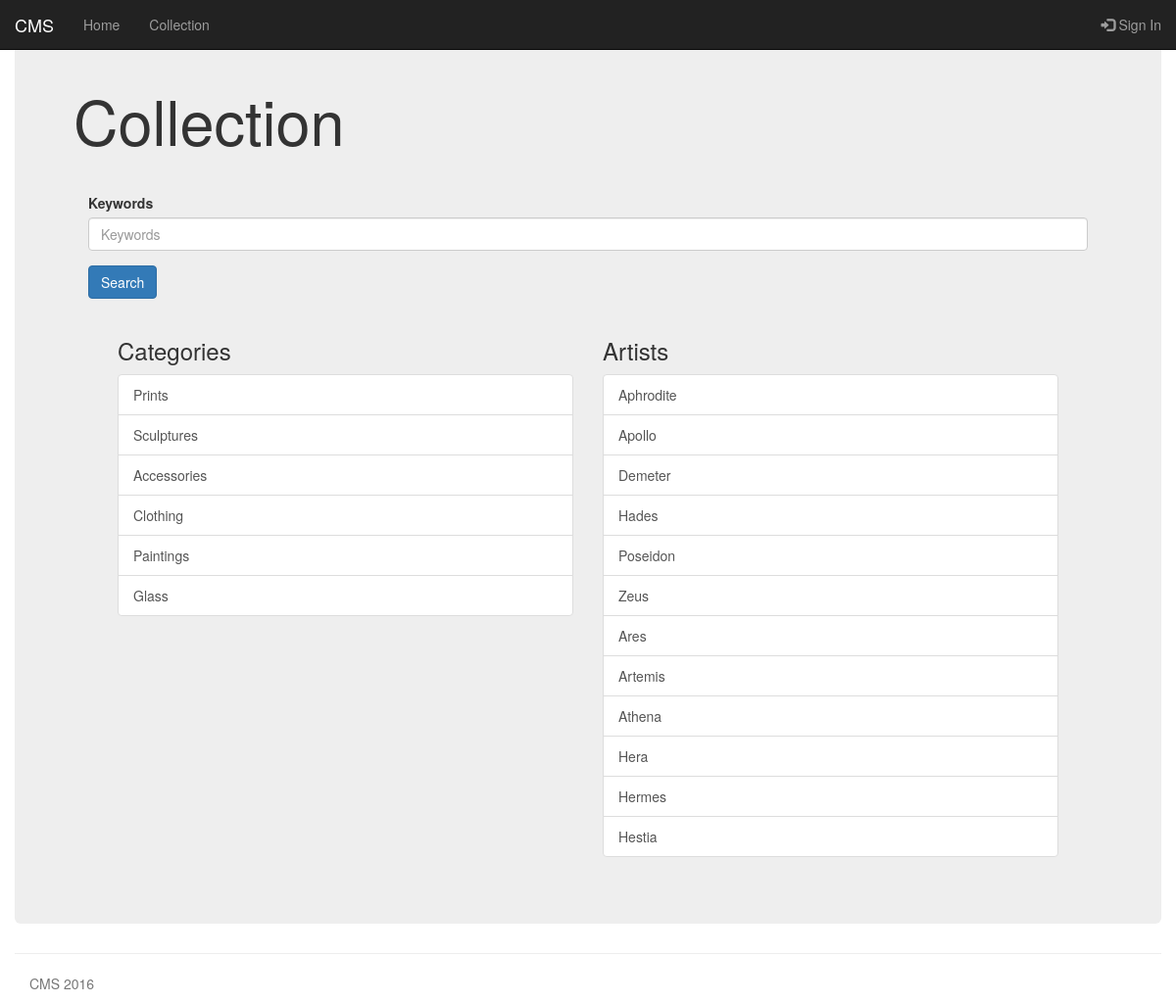
Screenshot of /cms/collection/ with the database file from the repository.
### cms/models.py (models this page shows, shortened)
class Category(models.Model):
    name = models.CharField(max_length=128, unique=True)
    slug = models.SlugField(unique=True)
    class Meta:
        verbose_name_plural = 'categories'

class Artist(models.Model):
    name = models.CharField(max_length=128, unique=True)
    born = models.CharField(max_length=128, blank=True)
    died = models.CharField(max_length=128, blank=True)
    artist_description = models.CharField(max_length=3000, blank=True)
    slug = models.SlugField(unique=True)

### cms/views.py (the view)
def collection(request):
    category_list = Category.objects.all()
    artist_list = Artist.objects.all()
    general_form = GeneralSearchForm()
    if request.method == 'GET':
        if 'general' in request.GET:
            general_form = GeneralSearchForm(request.GET)
            if general_form.is_valid():
                words = request.GET['keywords']
                keys = re.compile(r'[^\s";,.:]+').findall(words)
                if keys:
                    entries = Item.objects.none()
                else:
                    entries = Item.objects.all()
                ents = []
                get_general_entries(keys, ents)
                for ent in ents:
                    if ent:
                        entries |= ent
                items = Item.objects.filter(item_id__in=entries)
                usages = Usage.objects.filter(item__item_id__in=items).exclude(status="").exclude(status="EX")
                items = Item.objects.filter(usage__in=usages)
                paginator = Paginator(items, 5)
                page = request.GET.get('page')
                query_string = request.GET.urlencode()
                try:
                    paged_items = paginator.page(page)
                except PageNotAnInteger:
                    paged_items = paginator.page(1)
                except EmptyPage:
                    paged_items = paginator.page(paginator.num_pages)
                return render(request, 'cms/collection.html', {'general_form': general_form, 'paged_items': paged_items,
                                                               'query_string': query_string})
        else:
            context_dict = {'categories': category_list, 'artists': artist_list, 'general_form': general_form}
            return render(request, 'cms/collection.html', context_dict)

### cms/forms.py
class GeneralSearchForm(forms.Form):
    keywords = forms.CharField(required=False)

### templates/cms/collection.html (shortened to what this page needs)
{% extends 'cms/base.html' %}
{% load staticfiles %}
{% load bootstrap3 %}
{% block body_block %}
    <div class="page-header">
        <h1>Collection</h1>
    </div>
    <div class="container">
        <form id="general" method="get" action="">
            {% bootstrap_form general_form %}
            <button class="btn btn-primary" type="submit" name="general" value="general">Search</button>
        </form>
    <br>
    <div class="container">
        <div class="col-md-6">
            {% if categories %}
            <h3>Categories</h3>
            <div class="list-group">
                {%  for category in categories %}
                        <a href = "{% url 'show_category' category.slug %}" class="list-group-item">{{ category.name }}</a>
                    {%  endfor %}
            {%  endif %}
            </div>
        </div>
        <div class="col-md-6">
            {% if artists %}
            <h3>Artists</h3>
            <div class="list-group">
                {%  for artist in artists %}
                    <a href = "{% url 'show_artist' artist.slug %}" class="list-group-item">{{ artist.name }}</a>
                {%  endfor %}
            {%  endif %}
            </div>
        </div>
    </div>
{%  endblock %}
{%  load static %}

### rows the page displays
Category: name "Prints"
Category: name "Sculptures"
Category: name "Accessories"
Category: name "Clothing"
Category: name "Paintings"
Category: name "Glass"
Artist: name "Aphrodite"
Artist: name "Apollo"
Artist: name "Demeter"
Artist: name "Hades"
Artist: name "Poseidon"
Artist: name "Zeus"
Artist: name "Ares"
Artist: name "Artemis"
Artist: name "Athena"
Artist: name "Hera"
Artist: name "Hermes"
Artist: name "Hestia"
